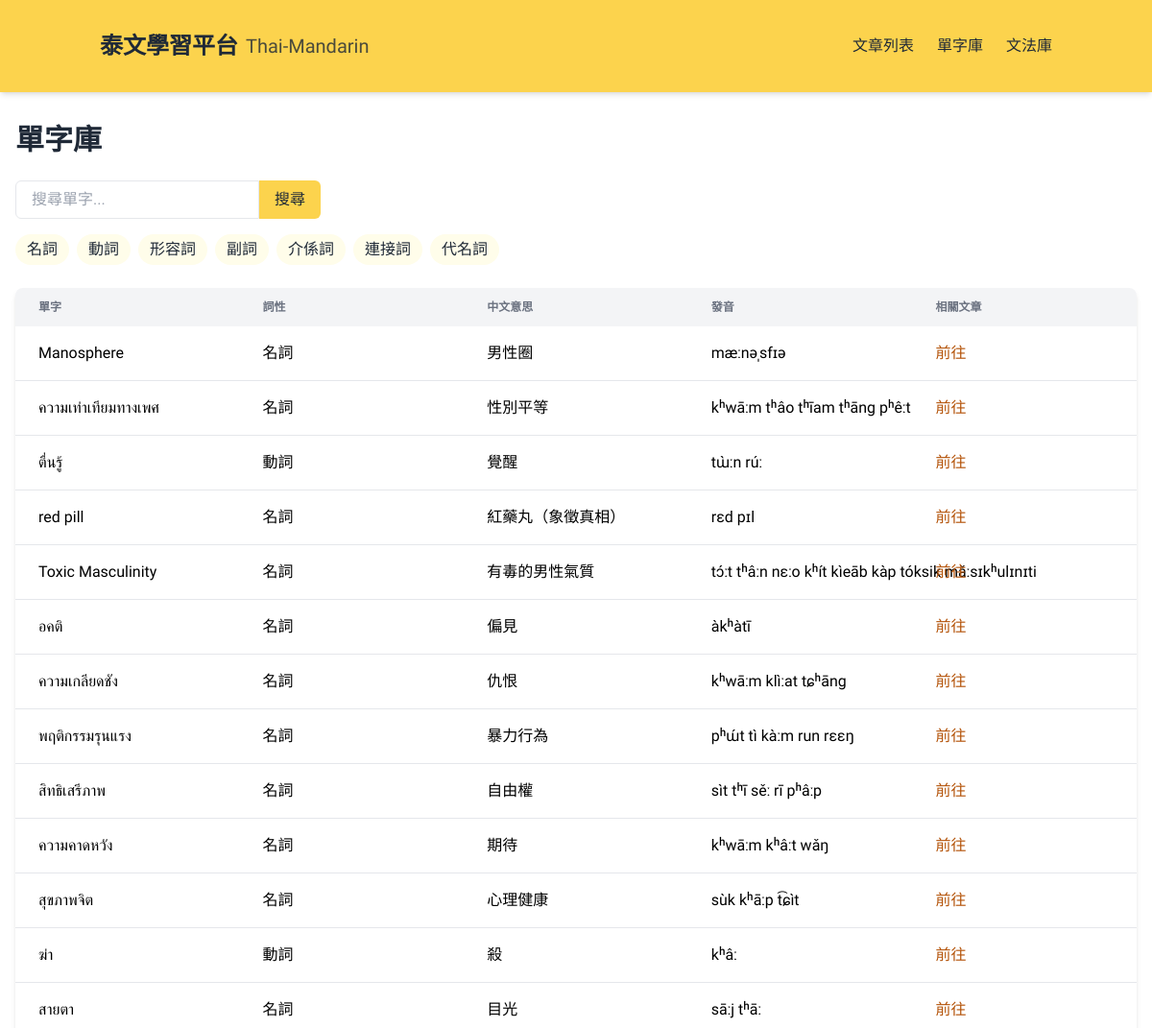
Page /vocabulary (upper part) on the earlier database version.
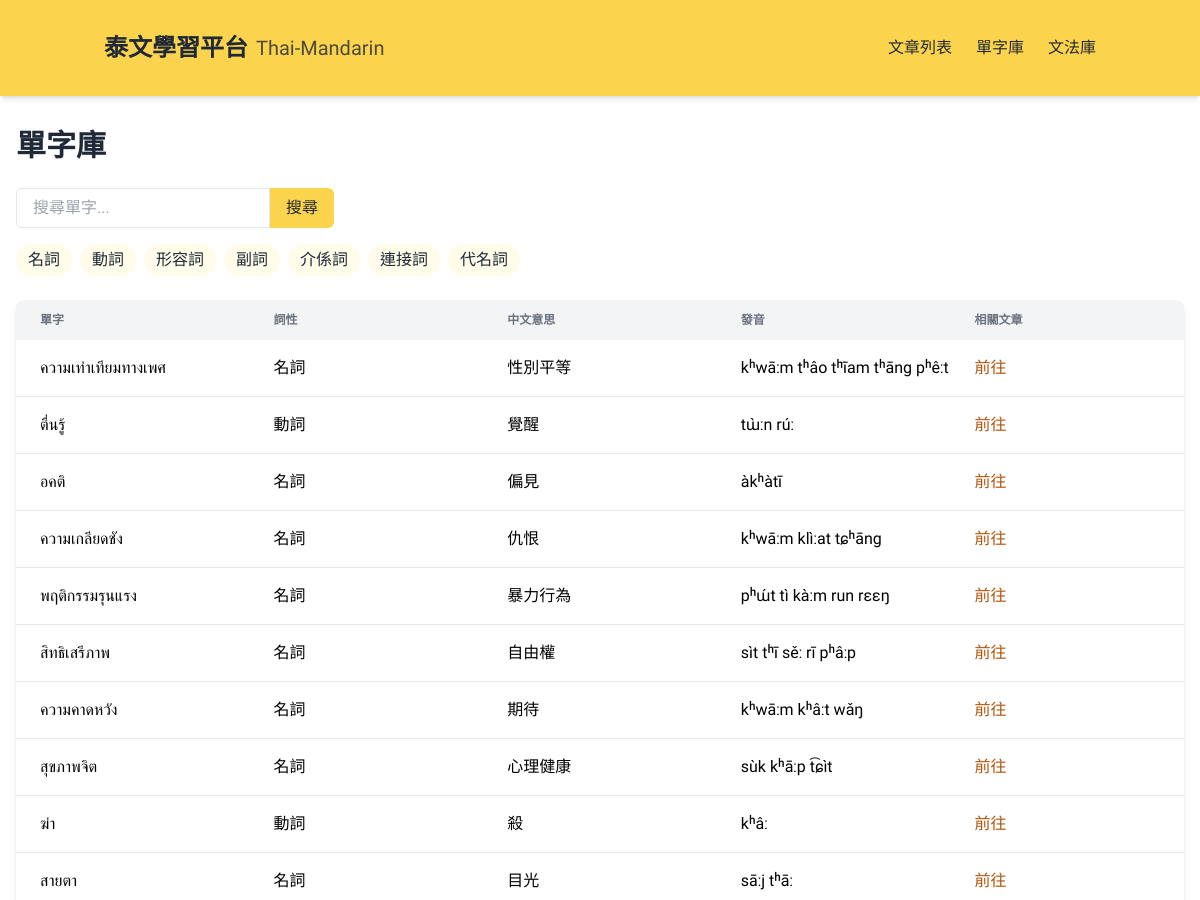
Same page on the later database version.
### tables this page shows
CREATE TABLE Word (
    id INTEGER PRIMARY KEY,
    thai TEXT,
    chinese TEXT,
    type TEXT,
    pronunciation TEXT,
    articleId INTEGER,
    createdAt TEXT,
    updatedAt TEXT
);

### app_sqlite.py (the view)
@app.route('/vocabulary')
def vocabulary():
    conn = get_db_connection()
    words = conn.execute("""
        SELECT * FROM Word
        WHERE articleId IN (
            SELECT id FROM Article WHERE status = 'published'
        )
        ORDER BY createdAt DESC
    """).fetchall()
    conn.close()
    return render_template('vocabulary_adjust.html', words=words)

### app_sqlite.py (called while the page is built)
def get_db_connection():
    base_path = os.path.dirname(os.path.abspath(__file__))
    db_path = os.path.join(base_path, 'data.db')
    conn = sqlite3.connect(db_path)  # SQLite 檔名
    conn.row_factory = sqlite3.Row     # 讓取出的資料像字典一樣操作
    return conn

### templates/vocabulary_adjust.html (shortened to what this page needs)
<!DOCTYPE html>
<html lang="zh-TW">
<head>
  <script src="https://cdn.tailwindcss.com"></script>
</head>
<body class="bg-white">
  <nav class="bg-[#FCD34D] shadow-md sticky top-0 z-50">
    <div class="container mx-auto px-4 py-4">
      <div class="flex justify-between items-center py-4">
        <div class="flex items-center space-x-2">
          <span class="text-2xl font-bold text-[#1F2937]">泰文學習平台</span>
          <span class="thai-text text-xl text-[#1F2937]/80">Thai-Mandarin</span>
        </div>
        <div class="hidden md:flex space-x-6">
          <a href="/" class="text-[#1F2937] hover:text-[#B45309]">文章列表</a>
          <a href="/vocabulary" class="text-[#1F2937] hover:text-[#B45309]">單字庫</a>
          <a href="/grammar" class="text-[#1F2937] hover:text-[#B45309]">文法庫</a>
        </div>
      </div>
    </div>
  </nav>
  <div class="px-4 py-8">
  <h1 class="text-3xl font-bold mb-6 text-gray-800">單字庫</h1>
  <div class="mb-6">
    <div class="flex mb-4">
      <input id="vocabulary-search" type="text" placeholder="搜尋單字..." class="border rounded-l-md px-4" />
      <button class="bg-[#FCD34D] hover:bg-[#FBBF24] text-[#1F2937] hover:text-white px-4 py-2 rounded-r-md transition-colors">搜尋</button>
    </div>
    <div class="flex flex-wrap gap-2 mb-4">
      <button class="px-3 py-1 bg-[#FFFDEA] text-[#1F2937] rounded-full hover:bg-[#FBBF24]" data-type="名詞">名詞</button>
      <button class="px-3 py-1 bg-[#FFFDEA] text-[#1F2937] rounded-full hover:bg-[#FBBF24]" data-type="動詞">動詞</button>
      <button class="px-3 py-1 bg-[#FFFDEA] text-[#1F2937] rounded-full hover:bg-[#FBBF24]" data-type="形容詞">形容詞</button>
      <button class="px-3 py-1 bg-[#FFFDEA] text-[#1F2937] rounded-full hover:bg-[#FBBF24]" data-type="副詞">副詞</button>
      <button class="px-3 py-1 bg-[#FFFDEA] text-[#1F2937] rounded-full hover:bg-[#FBBF24]" data-type="介係詞">介係詞</button>
      <button class="px-3 py-1 bg-[#FFFDEA] text-[#1F2937] rounded-full hover:bg-[#FBBF24]" data-type="連接詞">連接詞</button>
      <button class="px-3 py-1 bg-[#FFFDEA] text-[#1F2937] rounded-full hover:bg-[#FBBF24]" data-type="代名詞">代名詞</button>
    </div>
  </div>
  <div class="hidden md:block bg-white rounded-lg shadow-md overflow-x-auto">
    <table class="min-w-full w-full table-fixed">
      <thead class="bg-gray-100">
        <tr>
          <th class="px-6 py-3 text-left text-xs text-gray-500 uppercase w-1/5">單字</th>
          <th class="px-6 py-3 text-left text-xs text-gray-500 uppercase w-1/5">詞性</th>
          <th class="px-6 py-3 text-left text-xs text-gray-500 uppercase w-1/5">中文意思</th>
          <th class="px-6 py-3 text-left text-xs text-gray-500 uppercase w-1/5">發音</th>
          <th class="px-6 py-3 text-left text-xs text-gray-500 uppercase w-1/5">相關文章</th>
        </tr>
      </thead>
      <tbody class="divide-y divide-gray-200">
        {% for word in words %}
        <tr class="hover:bg-gray-50 vocabulary-row" data-type="{{ word.type }}">
          <td class="px-6 py-4 whitespace-nowrap thai-text">{{ word.thai }}</td>
          <td class="px-6 py-4 whitespace-nowrap">{{ word.type }}</td>
          <td class="px-6 py-4 whitespace-nowrap">{{ word.chinese }}</td>
          <td class="px-6 py-4 whitespace-nowrap">{{ word.pronunciation }}</td>
          <td class="px-6 py-4 whitespace-nowrap">
            {% if word.articleId %}
              <a href="/article/{{ word.articleId }}" class="text-[#B45309] hover:underline">前往</a>
            {% else %}
              -
            {% endif %}
          </td>
        </tr>
        {% endfor %}
      </tbody>
    </table>
  </div>
</body>
</html>

Differences in the rows shown:
removed Word: thai "Manosphere", type "名詞", chinese "男性圈", pronunciation "mæːnəˌsfɪə"
removed Word: thai "red pill", type "名詞", chinese "紅藥丸（象徵真相）", pronunciation "rɛd pɪl"
removed Word: thai "Toxic Masculinity", type "名詞", chinese "有毒的男性氣質", pronunciation "tɔ́ːt tʰâːn nɛːo kʰít kìeāb kàp tóksik mǎːsɪkʰulɪnɪti"
